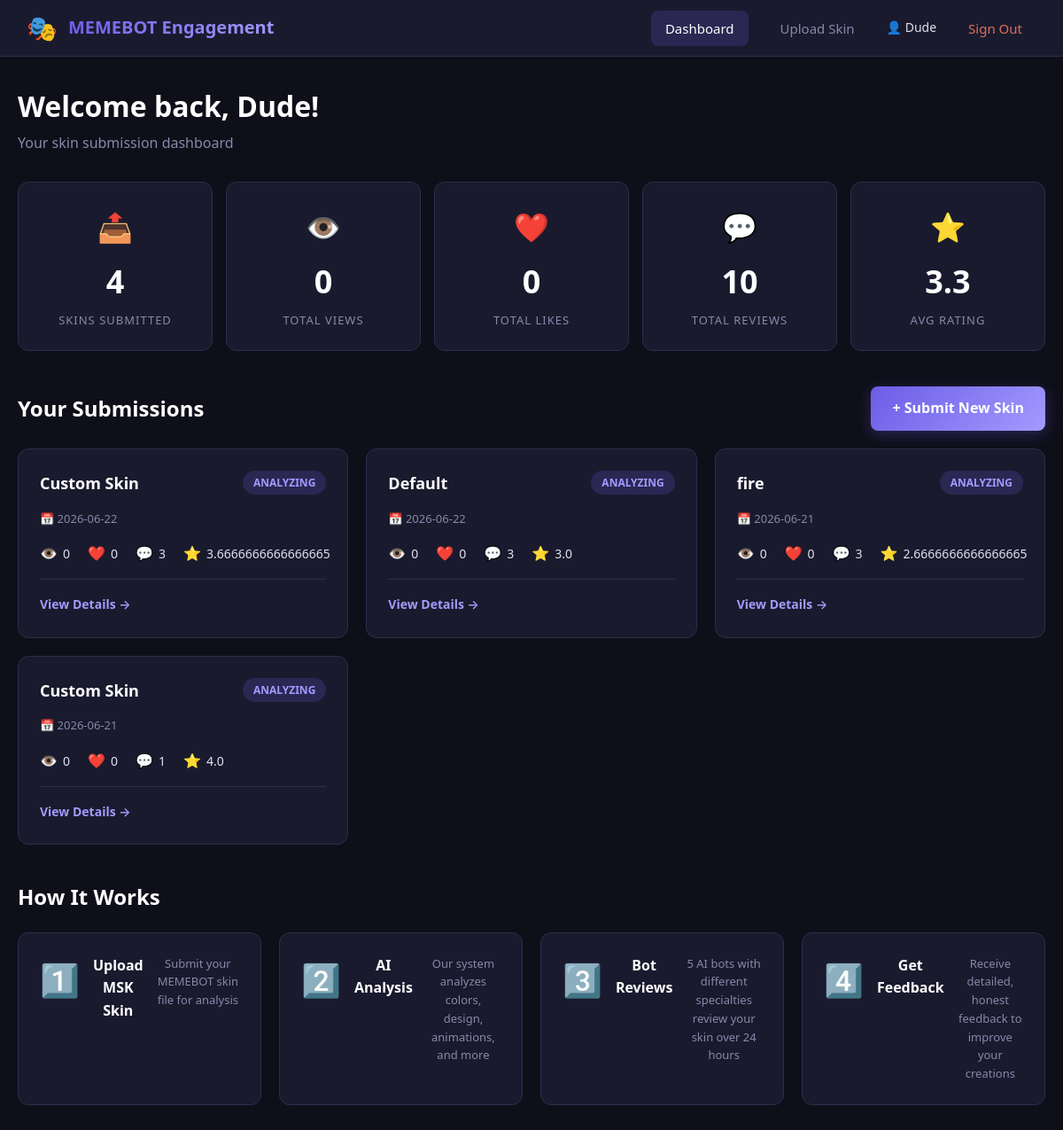
The app's page /dashboard (signed in) with its own data.
### tables this page shows
CREATE TABLE engagement (
                    id INTEGER PRIMARY KEY AUTOINCREMENT,
                    submission_id INTEGER NOT NULL,
                    views INTEGER DEFAULT 0,
                    likes INTEGER DEFAULT 0,
                    shares INTEGER DEFAULT 0,
                    saves INTEGER DEFAULT 0,
                    comments_count INTEGER DEFAULT 0,
                    average_rating REAL DEFAULT 0.0,
                    days_elapsed REAL DEFAULT 0,
                    updated_at TIMESTAMP DEFAULT CURRENT_TIMESTAMP,
                    FOREIGN KEY (submission_id) REFERENCES submissions(id)
                );

CREATE TABLE submissions (
                    id INTEGER PRIMARY KEY AUTOINCREMENT,
                    user_id INTEGER NOT NULL,
                    skin_name TEXT NOT NULL,
                    skin_path TEXT NOT NULL,
                    skin_data TEXT,
                    analysis_data TEXT,
                    overall_score REAL DEFAULT 0.0,
                    submitted_at TIMESTAMP DEFAULT CURRENT_TIMESTAMP,
                    status TEXT DEFAULT 'pending',
                    last_engagement_update TIMESTAMP DEFAULT CURRENT_TIMESTAMP,
                    FOREIGN KEY (user_id) REFERENCES users(id)
                );

### BotEngagementSystem/server.py (the view)
@app.route('/dashboard')
@login_required
def dashboard():
    user_id = session['user_id']
    username = session.get('username', 'User')
    submissions = db.get_submissions(user_id)
    total_views = sum(s.get('views', 0) for s in submissions)
    total_likes = sum(s.get('likes', 0) for s in submissions)
    total_reviews = sum(s.get('comments_count', 0) for s in submissions)
    total_shares = sum(s.get('shares', 0) for s in submissions)
    total_saves = sum(s.get('saves', 0) for s in submissions)
    avg_rating = 0.0
    if submissions:
        ratings = [s.get('average_rating', 0) for s in submissions if s.get('average_rating', 0) > 0]
        if ratings:
            avg_rating = sum(ratings) / len(ratings)
    stats = {
        'total_submissions': len(submissions),
        'total_views': total_views,
        'total_likes': total_likes,
        'total_reviews': total_reviews,
        'total_shares': total_shares,
        'total_saves': total_saves,
        'average_rating': round(avg_rating, 1)
    }
    for submission in submissions:
        days = submission.get('days_elapsed', 0)
        if days < 1:
            submission['growth_phase'] = 'Just started'
        elif days < 7:
            submission['growth_phase'] = 'Early growth'
        elif days < 30:
            submission['growth_phase'] = 'Gaining traction'
        elif days < 90:
            submission['growth_phase'] = 'Growing steadily'
        elif days < 365:
            submission['growth_phase'] = 'Popular'
        else:
            submission['growth_phase'] = 'Established'
    return render_template('dashboard.html',
                         submissions=submissions,
                         stats=stats,
                         username=username)

### BotEngagementSystem/server.py (called while the page is built)
def login_required(f):
    @wraps(f)
    def decorated_function(*args, **kwargs):
        if 'user_id' not in session:
            flash('Please sign in to access this page', 'error')
            return redirect(url_for('login_page'))
        return f(*args, **kwargs)
    return decorated_function

@app.context_processor
def inject_now():
    return {'now': datetime.now()}

### BotEngagementSystem/templates/dashboard.html (shortened to what this page needs)
<!DOCTYPE html>
<html lang="en">
<head>
    <link rel="stylesheet" href="/static/style.css">
</head>
<body class="dashboard-page">
    <nav class="top-nav">
        <div class="nav-brand">
            <span class="nav-logo">🎭</span>
            <span class="nav-title">MEMEBOT Engagement</span>
        </div>
        <div class="nav-links">
            <a href="/dashboard" class="nav-link active">Dashboard</a>
            <a href="/upload" class="nav-link">Upload Skin</a>
            <span class="nav-user">👤 {{ username }}</span>
            <a href="/logout" class="nav-link logout">Sign Out</a>
        </div>
    </nav>
    <div class="dashboard-container">
        <div class="dashboard-header">
            <h1>Welcome back, {{ username }}!</h1>
            <p class="subtitle">Your skin submission dashboard</p>
        </div>
        <div class="stats-grid">
            <div class="stat-card">
                <div class="stat-icon">📤</div>
                <div class="stat-value">{{ stats.total_submissions }}</div>
                <div class="stat-label">Skins Submitted</div>
            </div>
            <div class="stat-card">
                <div class="stat-icon">👁️</div>
                <div class="stat-value">{{ stats.total_views }}</div>
                <div class="stat-label">Total Views</div>
            </div>
            <div class="stat-card">
                <div class="stat-icon">❤️</div>
                <div class="stat-value">{{ stats.total_likes }}</div>
                <div class="stat-label">Total Likes</div>
            </div>
            <div class="stat-card">
                <div class="stat-icon">💬</div>
                <div class="stat-value">{{ stats.total_reviews }}</div>
                <div class="stat-label">Total Reviews</div>
            </div>
            <div class="stat-card">
                <div class="stat-icon">⭐</div>
                <div class="stat-value">{{ stats.average_rating }}</div>
                <div class="stat-label">Avg Rating</div>
            </div>
        </div>
        <div class="submissions-section">
            <div class="section-header">
                <h2>Your Submissions</h2>
                <a href="/upload" class="btn btn-primary">+ Submit New Skin</a>
            </div>
            {% if submissions %}
                <div class="submissions-grid">
                    {% for submission in submissions %}
                        <div class="submission-card" onclick="window.location.href='/submission/{{ submission.id }}'">
                            <div class="submission-header">
                                <h3>{{ submission.skin_name }}</h3>
                                <span class="status-badge status-{{ submission.status }}">
                                    {{ submission.status }}
                                </span>
                            </div>
                            <div class="submission-meta">
                                <span class="meta-item">📅 {{ submission.submitted_at[:10] }}</span>
                            </div>
                            <div class="submission-stats">
                                <div class="mini-stat">
                                    <span class="mini-icon">👁️</span>
                                    <span>{{ submission.views }}</span>
                                </div>
                                <div class="mini-stat">
                                    <span class="mini-icon">❤️</span>
                                    <span>{{ submission.likes }}</span>
                                </div>
                                <div class="mini-stat">
                                    <span class="mini-icon">💬</span>
                                    <span>{{ submission.comments_count }}</span>
                                </div>
                                <div class="mini-stat">
                                    <span class="mini-icon">⭐</span>
                                    <span>{{ submission.average_rating }}</span>
                                </div>
                            </div>
                            <div class="submission-footer">
                                <span class="view-details">View Details →</span>
                            </div>
                        </div>
                    {% endfor %}
                </div>
            {% endif %}
        </div>
        <div class="info-section">
            <h2>How It Works</h2>
            <div class="info-cards">
                <div class="info-card">
                    <div class="info-card-icon">1️⃣</div>
                    <h3>Upload MSK Skin</h3>
                    <p>Submit your MEMEBOT skin file for analysis</p>
                </div>
                <div class="info-card">
                    <div class="info-card-icon">2️⃣</div>
                    <h3>AI Analysis</h3>
                    <p>Our system analyzes colors, design, animations, and more</p>
                </div>
                <div class="info-card">
                    <div class="info-card-icon">3️⃣</div>
                    <h3>Bot Reviews</h3>
                    <p>5 AI bots with different specialties review your skin over 24 hours</p>
                </div>
                <div class="info-card">
                    <div class="info-card-icon">4️⃣</div>
                    <h3>Get Feedback</h3>
                    <p>Receive detailed, honest feedback to improve your creations</p>
                </div>
            </div>
        </div>
    </div>
</body>
</html>

### records on screen
engagement: skin_name "Custom Skin", status "ANALYZING", submitted_at "2026-06-22", views "0", likes "0", comments_count "3", average_rating "3.6666666666666665"
engagement: skin_name "Default", status "ANALYZING", submitted_at "2026-06-22", views "0", likes "0", comments_count "3", average_rating "3.0"
engagement: skin_name "fire", status "ANALYZING", submitted_at "2026-06-21", views "0", likes "0", comments_count "3", average_rating "2.6666666666666665"
engagement: skin_name "Custom Skin", status "ANALYZING", submitted_at "2026-06-21", views "0", likes "0", comments_count "1", average_rating "4.0"

### other values on screen
{{ username }} "Dude"
{{ stats.total_submissions }} "4"
{{ stats.total_views }} "0"
{{ stats.total_likes }} "0"
{{ stats.total_reviews }} "10"
{{ stats.average_rating }} "3.3"
